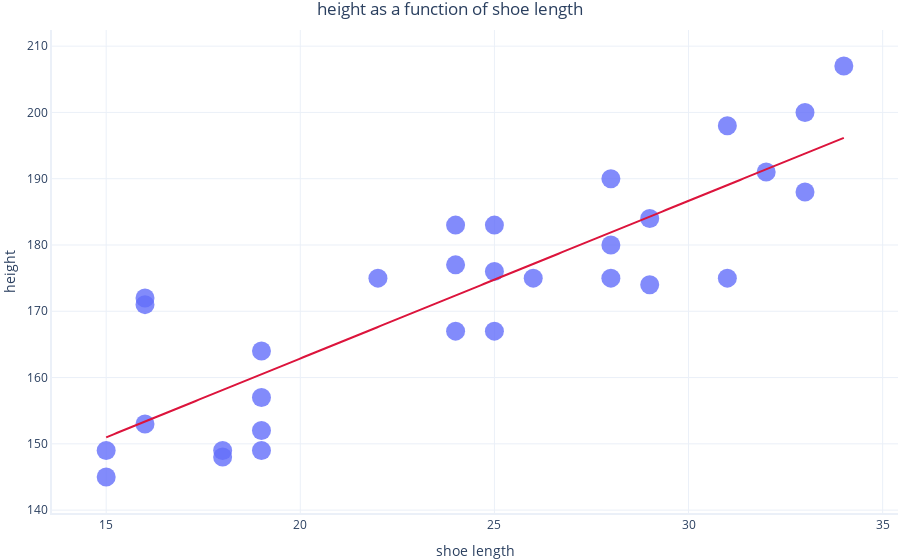

Notebook code cell kept with this figure:
### Markdown cell above
## Simple linear regression
Let's further examine the relationship between our labels and features by fitting a line to the dataset. We will do this by fitting a simple linear regression model to the dataset.

### Code cell
X = array(dataset['shoe_length'])
y = array(dataset['height'])

#reshape arrays for 'LinearRegression'

X = X.reshape(-1,1)
y = y.reshape(-1,1)

model = LinearRegression().fit(X,y)

y_pred = model.predict(X)

def predict(x):
    return model.predict(x.reshape(-1,1)).flatten()

# Show a graph of the result
graphing.scatter_2D(dataset, 
                    label_x="shoe_length", 
                    label_y="height",
                    trendline=predict,
                    title='height as a function of shoe length')
